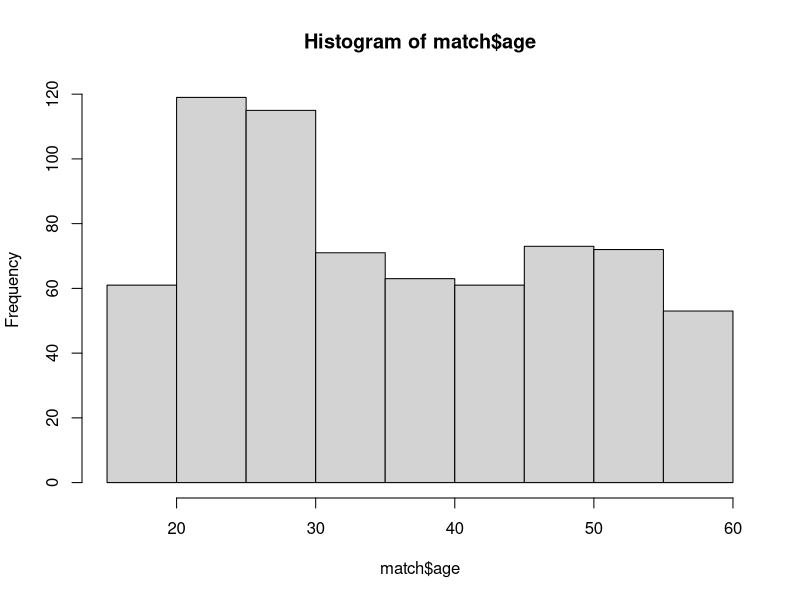
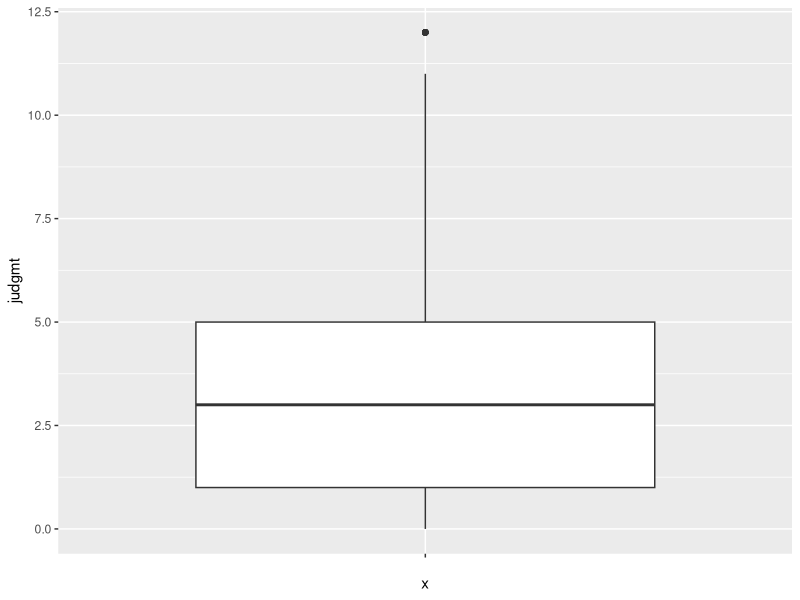
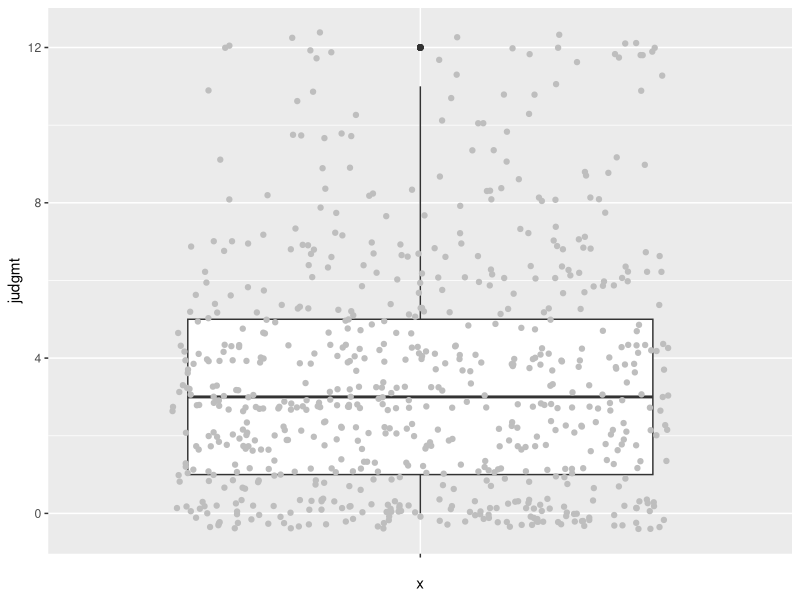
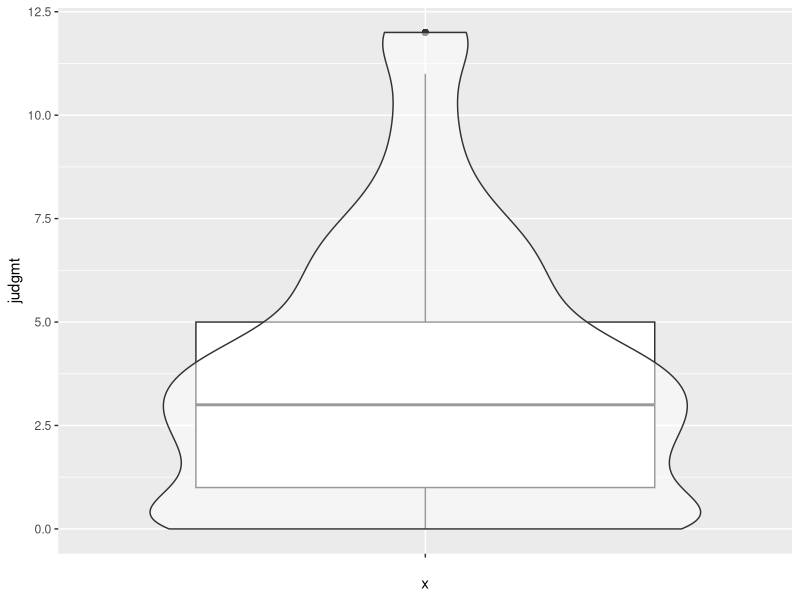
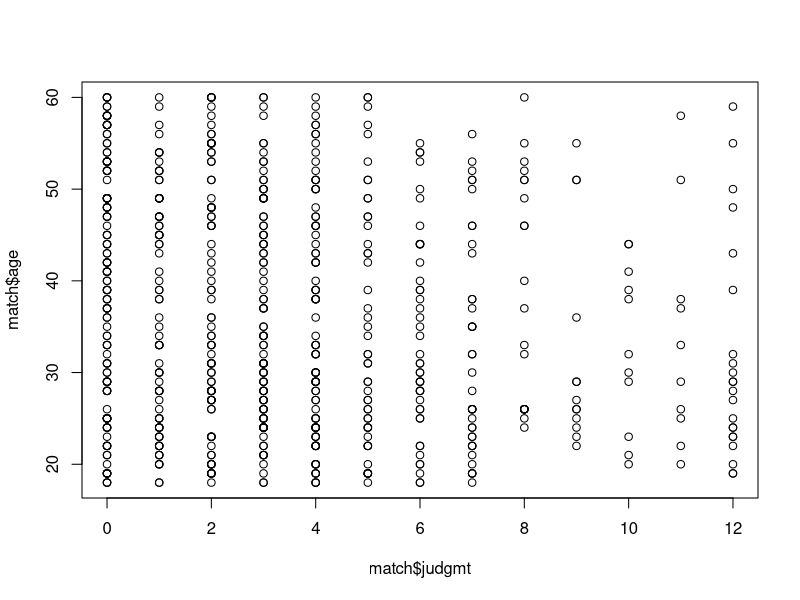
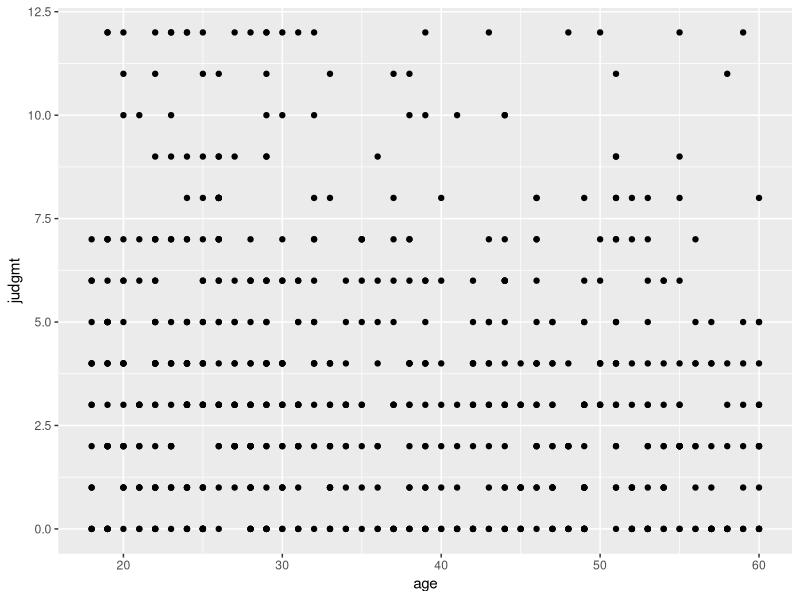
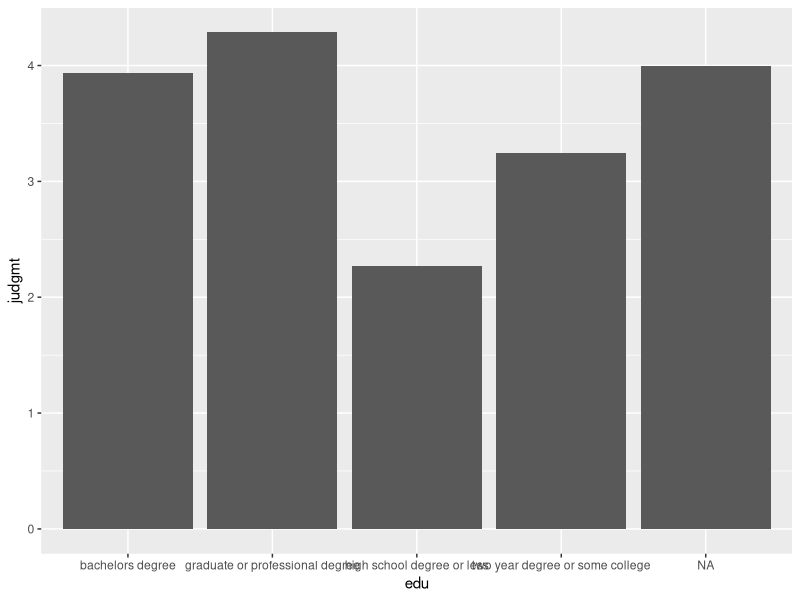
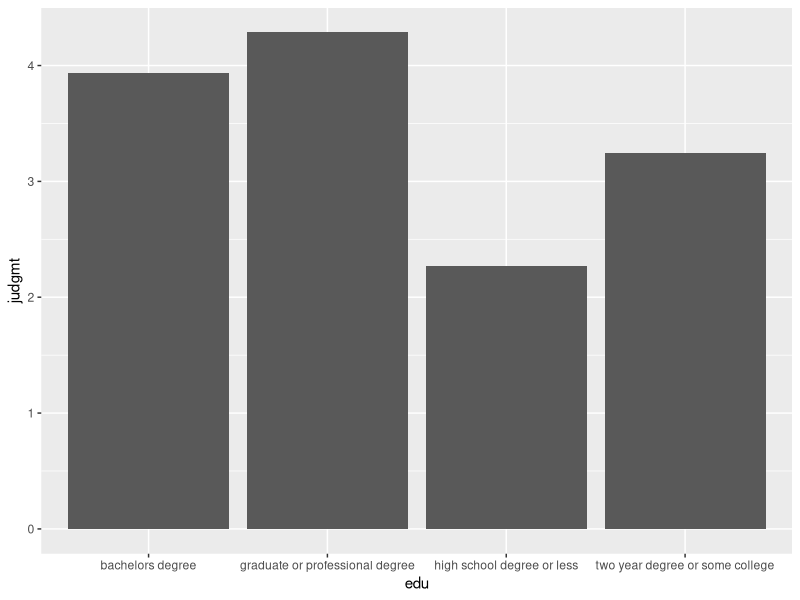

Here is the R script that generated these plots, in order:
## ---- chunk 1

library(tidyverse)
library(psych)

match <- read_csv("matchdatacmplt.csv")



## ---- chunk 2

hist(match$age)

## ---- chunk 3
match %>% 
  ggplot(aes(x = "", y = judgmt)) +
  geom_boxplot()

## ---- chunk 4
match %>% 
  ggplot(aes(x = "", y = judgmt)) +
  geom_boxplot() +
  geom_point(position = "jitter", color = "grey")

## ---- chunk 5
match %>% 
  ggplot(aes(x = "", y = judgmt)) +
  geom_boxplot() +   
  geom_violin(alpha = .5)

## ---- chunk 6
plot(match$judgmt, match$age)
## ---- chunk 7

match %>% 
  ggplot(aes(x = age, y = judgmt)) +
  geom_point()


## ---- chunk 8

 match %>% 
  ggplot(aes(x = edu, y = judgmt)) +
  stat_summary(fun = mean, geom = "bar") 

## ---- chunk 9

match %>% 
  drop_na(edu) %>%
  ggplot(aes(x = edu, y = judgmt)) +
  stat_summary(fun = mean, geom = "bar")


## ---- chunk 10
match %>% 
  drop_na(edu) %>%
  ggplot(aes(x = edu, y = judgmt)) +
  stat_summary(fun = mean, geom = "bar") + 
  stat_summary(fun.data = mean_se, geom = "errorbar", width = .3) 

 
 
## ---- chunk 11
match %>% 
  drop_na(edu) %>%
  ggplot(aes(x = edu, y = judgmt)) +
  stat_summary(fun = mean, geom = "bar") + 
  stat_summary(fun.data = mean_se, geom = "errorbar", width = .3) +
  theme_classic() +
  xlab("Education") + ylab("Mean Judgement Score")

